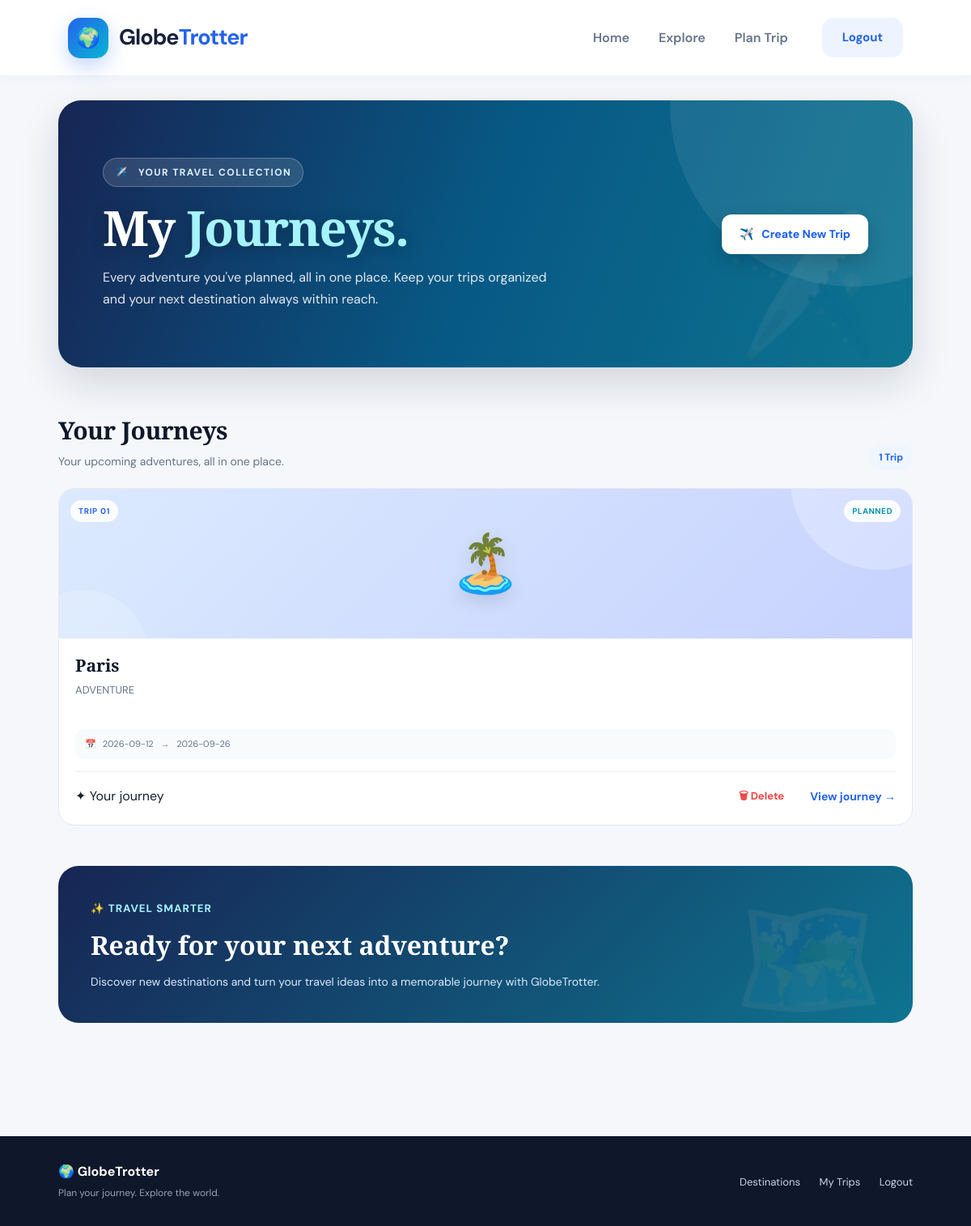
Before: /trips (signed in) with the older database file.
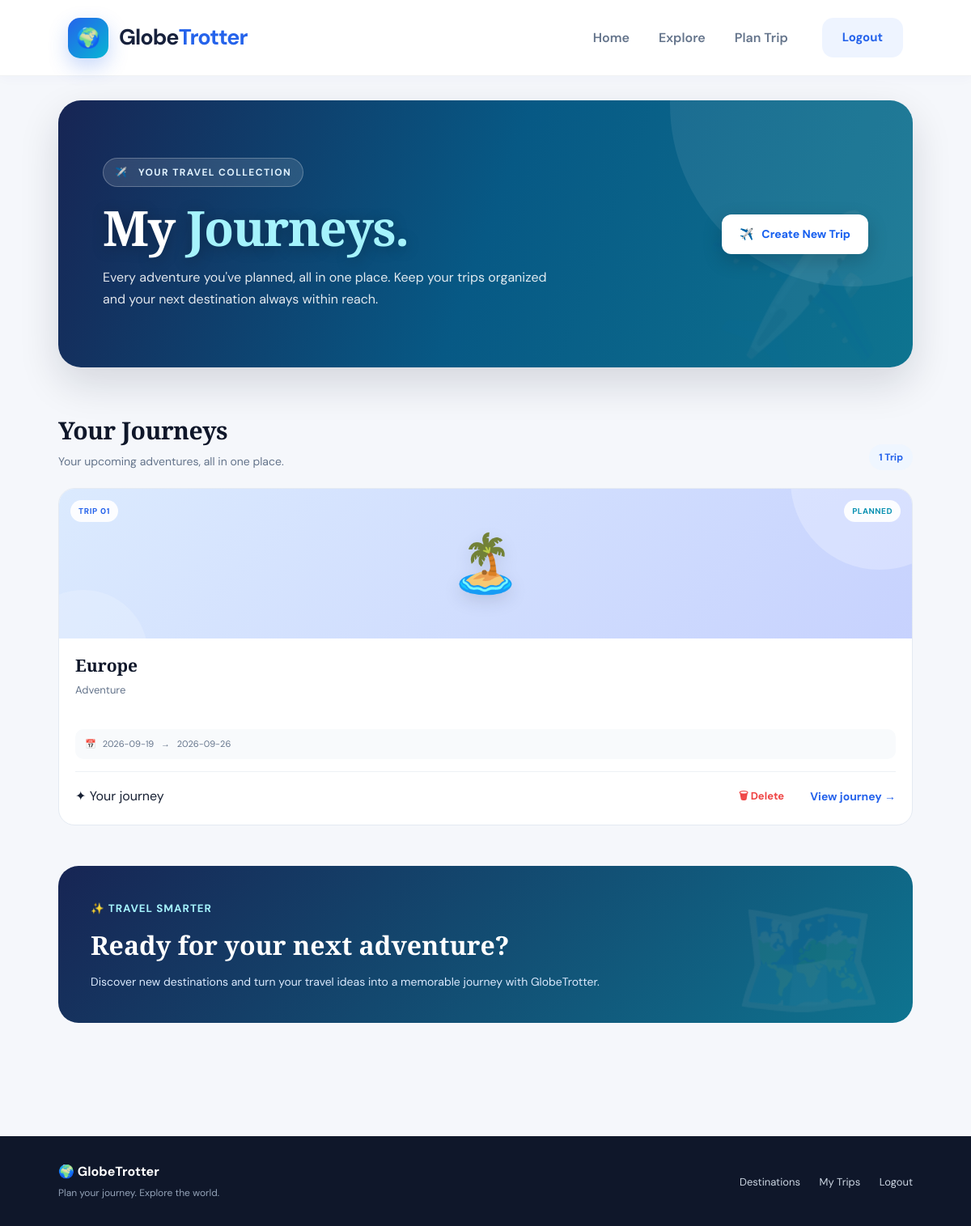
After: the same page with the newer database file.
### tables this page shows
CREATE TABLE trips (
            id INTEGER PRIMARY KEY AUTOINCREMENT,
            user_id INTEGER NOT NULL,
            name TEXT NOT NULL,
            description TEXT,
            start_date TEXT NOT NULL,
            end_date TEXT NOT NULL,
            cover_photo TEXT,
            created_at TIMESTAMP DEFAULT CURRENT_TIMESTAMP,

            FOREIGN KEY (user_id)
                REFERENCES users (id)
                ON DELETE CASCADE
        );

### app.py (the view)
@app.route("/trips")
def trips():
    if "user_id" not in session:
        return redirect(url_for("login"))
    connection = get_db_connection()
    trips_list = connection.execute(
        """
        SELECT *
        FROM trips
        WHERE user_id = ?
        ORDER BY id DESC
        """,
        (session["user_id"],)
    ).fetchall()
    connection.close()
    return render_template(
        "trips.html",
        trips=trips_list
    )

### app.py (called while the page is built)
def get_db_connection():
    conn = sqlite3.connect(DATABASE)
    conn.row_factory = sqlite3.Row
    return conn

### Templates/trips.html (shortened to what this page needs)
<!DOCTYPE html>
<html lang="en">
<head>
</head>
<body>
<header class="navbar">
    <a href="{{ url_for('dashboard') if session.get('user_id') else '/' }}"
       class="brand">
        <span class="brand-icon">
            🌍
        </span>
        <span class="brand-text">
            Globe<span>Trotter</span>
        </span>
    </a>
    <nav class="nav-links">
        <a href="{{ url_for('dashboard') if session.get('user_id') else '/' }}">
            Home
        </a>
        <a href="{{ url_for('cities') }}">
            Explore
        </a>
        <a href="{{ url_for('plan_trip') }}">
            Plan Trip
        </a>
    </nav>
    <div class="nav-actions">
        {% if session.get('user_id') %}
            <a href="{{ url_for('logout') }}"
               class="logout-btn">
                Logout
            </a>
        {% endif %}
    </div>
</header>
    <main class="container">
        <section class="page-hero">
            <div class="page-hero-content">
                <div class="hero-badge">
                    ✈️ &nbsp; YOUR TRAVEL COLLECTION
                </div>
                <h1>
                    My
                    <span>Journeys.</span>
                </h1>
                <p class="page-hero-description">
                    Every adventure you've planned,
                    all in one place. Keep your trips
                    organized and your next destination
                    always within reach.
                </p>
            </div>
            <a
                href="{{ url_for('create_trip') }}"
                class="create-button"
            >
                ✈️ &nbsp; Create New Trip
            </a>
        </section>
        <section class="section">
            <div class="section-heading">
                <div>
                    <h2>
                        Your Journeys
                    </h2>
                    <p>
                        Your upcoming adventures, all in one place.
                    </p>
                </div>
                <span class="trip-count">
                    {{ trips|length }}
                    {% if trips|length == 1 %}
                        Trip
                    {% else %}
                        Trips
                    {% endif %}
                </span>
            </div>
{% if trips %}
    {% for trip in trips %}
        <article class="trip-card">
            <div class="trip-image">
                <span class="trip-number">
                    TRIP {{ "%02d"|format(loop.index) }}
                </span>
                <span class="trip-tag">
                    PLANNED
                </span>
                <span class="trip-icon">
                    {% if loop.index % 4 == 1 %}
                        🏝️
                    {% elif loop.index % 4 == 2 %}
                        🏔️
                    {% elif loop.index % 4 == 3 %}
                        🏙️
                    {% else %}
                        ✈️
                    {% endif %}
                </span>
            </div>
                    <div class="trip-body">
                        <h3>
                            {{ trip["name"] }}
                        </h3>
                        <p class="trip-description">
                            {% if trip["description"] %}
                                {{ trip["description"] }}
                            {% else %}
                                Your GlobeTrotter adventure
                                is waiting to be filled
                                with unforgettable memories.
                            {% endif %}
                        </p>
                        <div class="trip-date">
                            📅
                            {% if trip["start_date"] %}
                                <span>
                                    {{ trip["start_date"] }}
                                    {% if trip["end_date"] %}
                                        &nbsp; → &nbsp;
                                        {{ trip["end_date"] }}
                                    {% endif %}
                                </span>
                            {% else %}
                                <span>
                                    Dates not set
                                </span>
                            {% endif %}
                        </div>
                        <div class="trip-footer">
    <span>
        ✦ Your journey
    </span>
    <div class="trip-actions">
        <form action="{{ url_for('delete_trip', trip_id=trip['id']) }}"
              method="POST"
              onsubmit="return confirm('Are you sure you want to delete this trip?');">
            <button type="submit" class="delete-trip-btn">
                🗑 Delete
            </button>
        </form>
        <a href="{{ url_for('trip_details', trip_id=trip['id']) }}"
           class="view-trip-btn">
            View journey →
        </a>
    </div>
</div>
</div>
                </article>
                {% endfor %}
            {% endif %}
        </section>
        <section class="planner">
            <div class="planner-content">
                <small>
                    ✨ TRAVEL SMARTER
                </small>
                <h2>
                    Ready for your next adventure?
                </h2>
                <p>
                    Discover new destinations and turn
                    your travel ideas into a memorable
                    journey with GlobeTrotter.
                </p>
            </div>
        </section>
    </main>
    <footer>
        <div>
            <strong>
                🌍 GlobeTrotter
            </strong>
            <p>
                Plan your journey. Explore the world.
            </p>
        </div>
        <div>
            <a href="{{ url_for('cities') }}">
                Destinations
            </a>
            <a href="{{ url_for('trips') }}">
                My Trips
            </a>
            <a href="{{ url_for('logout') }}">
                Logout
            </a>
        </div>
    </footer>
</body>
</html>

Changed rows visible on the page:
removed trips: index "01", name "Paris", description "ADVENTURE", start_date "2026-09-12", end_date "2026-09-26"
added trips: index "01", name "Europe", description "Adventure", start_date "2026-09-19", end_date "2026-09-26"
